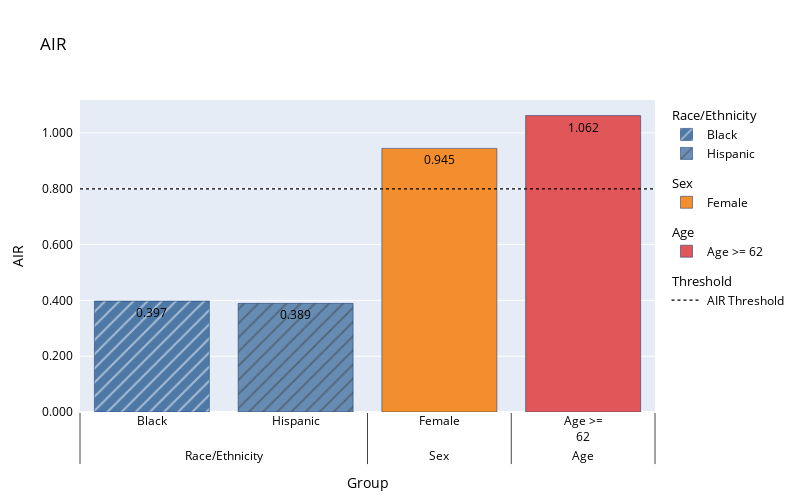

Notebook source saved alongside this figure:
### Markdown cell above
## Test the Alternative Model for Disparate Impact

### Code cell
alternative_score_cutoff = alternative_prediction_train.quantile(0.3)
alternative_offer_valid = alternative_prediction_valid <= alternative_score_cutoff

alternative_offer_air = sd.adverse_impact_ratio(
    **common_info,
    outcome=alternative_offer_valid,
)
alternative_offer_air.plot()

### Figure 1 — Plotly figure (JSON) as saved in the notebook; plotly's stock layout.template omitted (floating-point values rounded to 4 significant figures)
{"data": [{"hoverlabel": {"font": {"color": "Black"}}, "hovertemplate": "%{x}, %{y}", "legendgroup": "Race/Ethnicity", "legendgrouptitle": {"text": "Race/Ethnicity"}, "marker": {"color": "RGBA(78, 121, 167, 1.0)", "line": {"color": "rgb(8,48,107)"}, "pattern": {"shape": "/"}}, "name": "Black", "text": "0.397", "textfont": {"color": "Black"}, "type": "bar", "x": [["Race/Ethnicity"], ["Black"]], "y": [0.3974]}, {"hoverlabel": {"font": {"color": "Black"}}, "hovertemplate": "%{x}, %{y}", "legendgroup": "Race/Ethnicity", "legendgrouptitle": {"text": "Race/Ethnicity"}, "marker": {"color": "RGBA(78, 121, 167, 0.8333333333333334)", "line": {"color": "rgb(8,48,107)"}, "pattern": {"shape": "/"}}, "name": "Hispanic", "text": "0.389", "textfont": {"color": "Black"}, "type": "bar", "x": [["Race/Ethnicity"], ["Hispanic"]], "y": [0.3893]}, {"hoverlabel": {"font": {"color": "Black"}}, "hovertemplate": "%{x}, %{y}", "legendgroup": "Sex", "legendgrouptitle": {"text": "Sex"}, "marker": {"color": "RGBA(242, 142, 45, 1.0)", "line": {"color": "rgb(8,48,107)"}, "pattern": {"shape": ""}}, "name": "Female", "text": "0.945", "textfont": {"color": "Black"}, "type": "bar", "x": [["Sex"], ["Female"]], "y": [0.9446]}, {"hoverlabel": {"font": {"color": "Black"}}, "hovertemplate": "%{x}, %{y}", "legendgroup": "Age", "legendgrouptitle": {"text": "Age"}, "marker": {"color": "RGBA(225, 87, 89, 1.0)", "line": {"color": "rgb(8,48,107)"}, "pattern": {"shape": ""}}, "name": "Age >= 62", "text": "1.062", "textfont": {"color": "Black"}, "type": "bar", "x": [["Age"], ["Age >=<br>62"]], "y": [1.062]}, {"legendgroup": "AIR Threshold", "legendgrouptitle": {"text": "Threshold"}, "line": {"color": "Black", "dash": "dot", "width": 1.25}, "mode": "lines", "name": "AIR Threshold", "showlegend": true, "type": "scatter", "x": [null], "y": [null]}], "layout": {"font": {"color": "Black"}, "height": 500, "legend": {"itemclick": false, "itemdoubleclick": false}, "scene": {"yaxis": {"exponentformat": "none", "separatethousands": true}}, "shapes": [{"line": {"color": "Black", "dash": "dot", "width": 1.25}, "name": "AIR Threshold", "type": "line", "x0": 0, "x1": 1, "xref": "paper", "y0": 0.8, "y1": 0.8, "yref": "y"}], "title": {"text": "AIR"}, "width": 800, "xaxis": {"fixedrange": true, "title": {"text": "Group"}}, "yaxis": {"fixedrange": true, "tickformat": "0,.3f", "ticksuffix": "  ", "title": {"text": "AIR"}}}}
